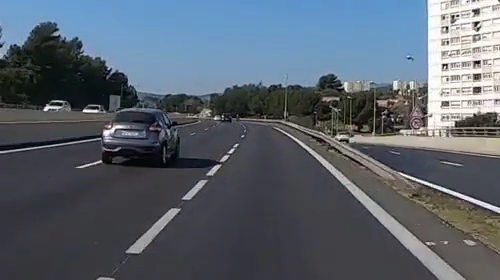
#> input picture frame 40 of road_car_view4.mp4, 500 x 280 px
$ python voiture2SlideHSV.py
#> lines starting #> are read from the running program, lines starting #| are printed output that depends on the picture; after the words box and inside, x2 and y2 are one past the last pixel; in counts of white or black regions, pixels touching at a corner belong together
import cv2 as cv
import numpy as np

videoName = "road_car_view4.mp4"
video = cv.VideoCapture(videoName)

widthVideo = int(video.get(cv.CAP_PROP_FRAME_WIDTH))
heightVideo = int(video.get(cv.CAP_PROP_FRAME_HEIGHT ))
print(widthVideo)
print(heightVideo)
minLineLength = 0
maxLineLength = 300
lineLength = minLineLength
minGapHorizon = 0
maxGapHorizon = 400
minGapVertical = 0
maxGapVertical = 400
gapVertical = minGapVertical
gapHorizon = maxGapHorizon
minHorizonLine = 0
maxHorizonLine = heightVideo
horizon = minHorizonLine
minGapLine = 2
maxGapLine = 300
minHthreshold = 2
maxHthreshold =100
hThreshold = minHthreshold
lineGap = minGapLine
minVitesseVideo = 1
maxVitesseVideo = 200
vitesseVideo = maxVitesseVideo
max_value = 255
max_value_H = 360
low_H = 0
low_S = 0
low_V = 0
high_H = max_value
high_S = max_value
high_V = max_value
window_detection_name = 'Object Detection'
window_line_name = 'Lines Detected'
low_H_name = 'Low H'
low_S_name = 'Low S'
low_V_name = 'Low V'
high_H_name = 'High H'
high_S_name = 'High S'
high_V_name = 'High V'
gapLine_name = 'Gap Line'
hThreshold_name = 'H threshold'
vitesseVideo_name = 'V Speed'
horizon_name = 'Horizon'
gapHorizon_name = 'Gap H'
gapVertical_name = 'Gap V'
lineLength_name = 'Line length'

# [76 lines left out: functions on_low_H_thresh_trackbar, on_high_H_thresh_trackbar, on_low_S_thresh_trackbar, on_high_S_thresh_trackbar, on_low_V_thresh_trackbar, on_high_V_thresh_trackbar and 7 more, not called in this run]

#parser = argparse.ArgumentParser(description='Code for Thresholding Operations using inRange tutorial.')
#parser.add_argument('--camera', help='Camera devide number.', default=0, type=int)
#args = parser.parse_args()
video = cv.VideoCapture(videoName)
#cv.namedWindow(window_capture_name)
cv.namedWindow(window_detection_name)
cv.createTrackbar(low_H_name, window_detection_name , low_H, max_value_H, on_low_H_thresh_trackbar)
cv.createTrackbar(high_H_name, window_detection_name , high_H, max_value_H, on_high_H_thresh_trackbar)
cv.createTrackbar(low_S_name, window_detection_name , low_S, max_value, on_low_S_thresh_trackbar)
cv.createTrackbar(high_S_name, window_detection_name , high_S, max_value, on_high_S_thresh_trackbar)
cv.createTrackbar(low_V_name, window_detection_name , low_V, max_value, on_low_V_thresh_trackbar)
cv.createTrackbar(high_V_name, window_detection_name , high_V, max_value, on_high_V_thresh_trackbar)
cv.createTrackbar(gapLine_name, window_detection_name , minGapLine, maxGapLine, on_line_gap_thresh_trackbar)
cv.createTrackbar(hThreshold_name, window_detection_name , minHthreshold, maxHthreshold, on_h_threshold_thresh_trackbar)
cv.createTrackbar(vitesseVideo_name, window_detection_name , minVitesseVideo, maxVitesseVideo, on_vitesse_thresh_trackbar)
cv.createTrackbar(horizon_name, window_detection_name , minHorizonLine, maxHorizonLine, on_horizon_trackbar)
cv.createTrackbar(gapHorizon_name, window_detection_name , minGapHorizon, maxGapHorizon, on_gap_horizon_trackbar)
cv.createTrackbar(gapVertical_name, window_detection_name , minGapVertical, maxGapVertical, on_gap_vertical_trackbar)
cv.createTrackbar(lineLength_name, window_detection_name , minLineLength, maxLineLength, on_gap_line_length_trackbar)

while True:
   ret, orig_frame = video.read()
#> orig_frame is the input picture: shape (280, 500, 3); mean B, G, R 109.3, 98.5, 89.3
   if not ret:
       video = cv.VideoCapture(videoName)
       continue
   frame = cv.GaussianBlur(orig_frame, (7, 7), 0)
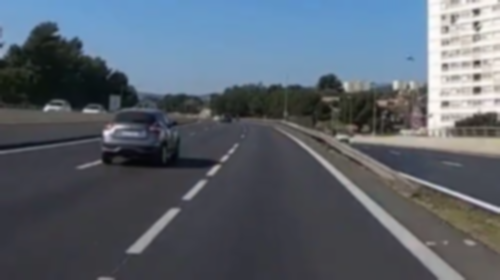
#> frame: shape (280, 500, 3); mean B, G, R 109.3, 98.6, 89.3
   hsv = cv.cvtColor(frame, cv.COLOR_BGR2HSV)
#> hsv: shape (280, 500, 3); mean H, S, V 90.4, 50.5, 112.3
   frame_threshold = cv.inRange(hsv, (low_H, low_S, low_V), (high_H, high_S, high_V))
#> frame_threshold: shape (280, 500); every value is 255

   low_yellow = np.array([low_H, low_S, low_V])
   up_yellow = np.array([high_H, high_S, high_V])
   mask = cv.inRange(hsv, low_yellow, up_yellow)
   ## Make pixels row and column 300-400 black
   mask[0:horizon,0:widthVideo] = (0)
   #mask = cv.inRange(hsv, low_white, up_white)
   edges = cv.Canny(mask, 75, 150)
#> edges: shape (280, 500); every value is 0
   lines = cv.HoughLinesP(edges, 1, np.pi/180, hThreshold, minLineLength=lineLength, maxLineGap=lineGap)
#> lines = None
   if lines is not None:
      for line in lines:
          x1, y1, x2, y2 = line[0]
          if abs(y1 - y2) > gapHorizon and abs(x1 - x2) > gapVertical :
          #if abs(x1 - x2) > gapVertical :
              cv.line(frame, (x1, y1), (x2, y2), (0, 255, 0), 1)
          #print(line)

   cv.line(frame, (0, horizon), (widthVideo, horizon), (0, 0, 255), 5)
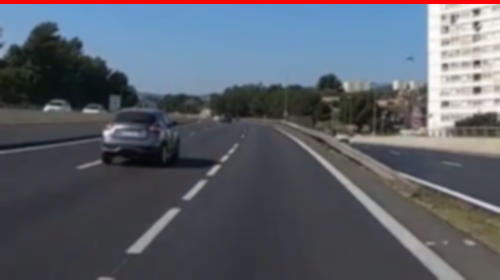
#> frame: shape (280, 500, 3); 1.43% of pixels changed, all inside (x1, y1, x2, y2) = (0, 0, 500, 4)

   cv.imshow(window_line_name, frame)
   cv.imshow(window_detection_name, frame_threshold)
   cv.imshow("lol", frame_threshold)
   cv.imshow("edges", edges)

   key = cv.waitKey(vitesseVideo)
#> (key Esc is pressed here)
   if key == 27:
       break
video.release()
cv.destroyAllWindows()

$ run again, starting later in the video
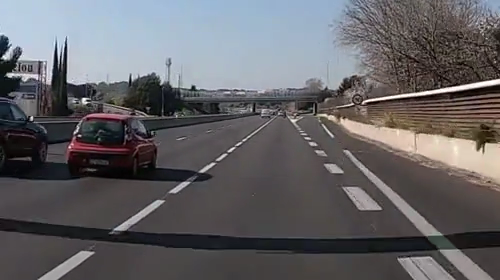
#> input picture frame 183 of road_car_view4.mp4, 500 x 280 px
#> orig_frame is the input picture: shape (280, 500, 3); mean B, G, R 101.6, 98.5, 99.8
#> `frame = cv.GaussianBlur(orig_frame, (7, 7), 0)`:
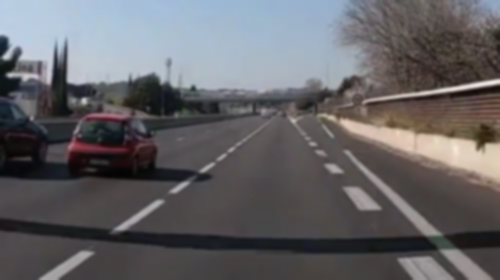
#> frame: shape (280, 500, 3); mean B, G, R 101.6, 98.5, 99.8
#> hsv: shape (280, 500, 3); mean H, S, V 83.1, 35.1, 107.8
#> frame_threshold: shape (280, 500); every value is 255
#> edges: shape (280, 500); every value is 0
#> lines = None
#> `cv.line(frame, (0, horizon), (widthVideo, horizon), (0, 0, 255), 5)`:
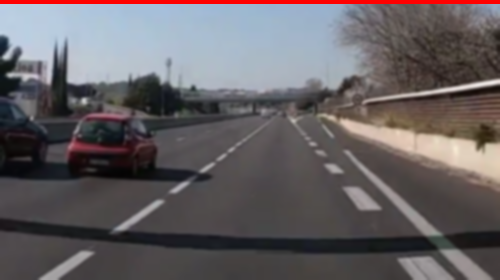
#> frame: shape (280, 500, 3); 1.43% of pixels changed, all inside (x1, y1, x2, y2) = (0, 0, 500, 4)

$ run again, starting later in the video
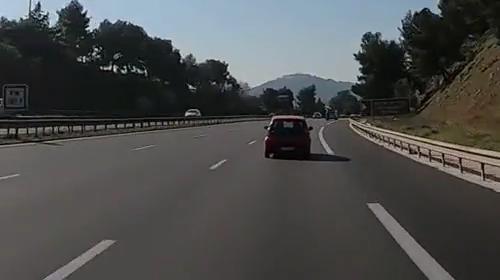
#> input picture frame 325 of road_car_view4.mp4, 500 x 280 px
#> orig_frame is the input picture: shape (280, 500, 3); mean B, G, R 76.7, 77.2, 76.2
#> `frame = cv.GaussianBlur(orig_frame, (7, 7), 0)`:
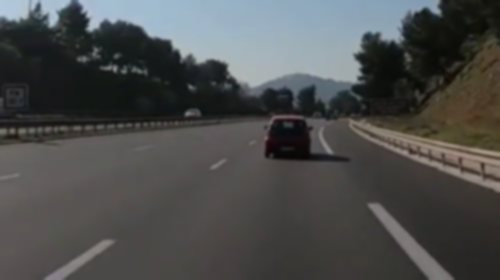
#> frame: shape (280, 500, 3); mean B, G, R 76.7, 77.2, 76.2
#> hsv: shape (280, 500, 3); mean H, S, V 46.4, 34.8, 82
#> frame_threshold: shape (280, 500); every value is 255
#> edges: shape (280, 500); every value is 0
#> lines = None
#> `cv.line(frame, (0, horizon), (widthVideo, horizon), (0, 0, 255), 5)`:
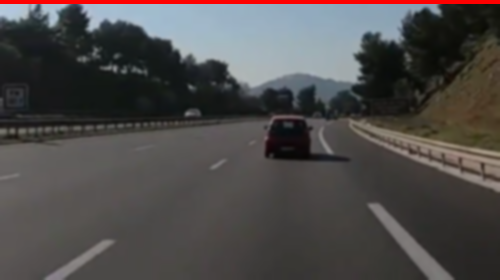
#> frame: shape (280, 500, 3); 1.43% of pixels changed, all inside (x1, y1, x2, y2) = (0, 0, 500, 4)
